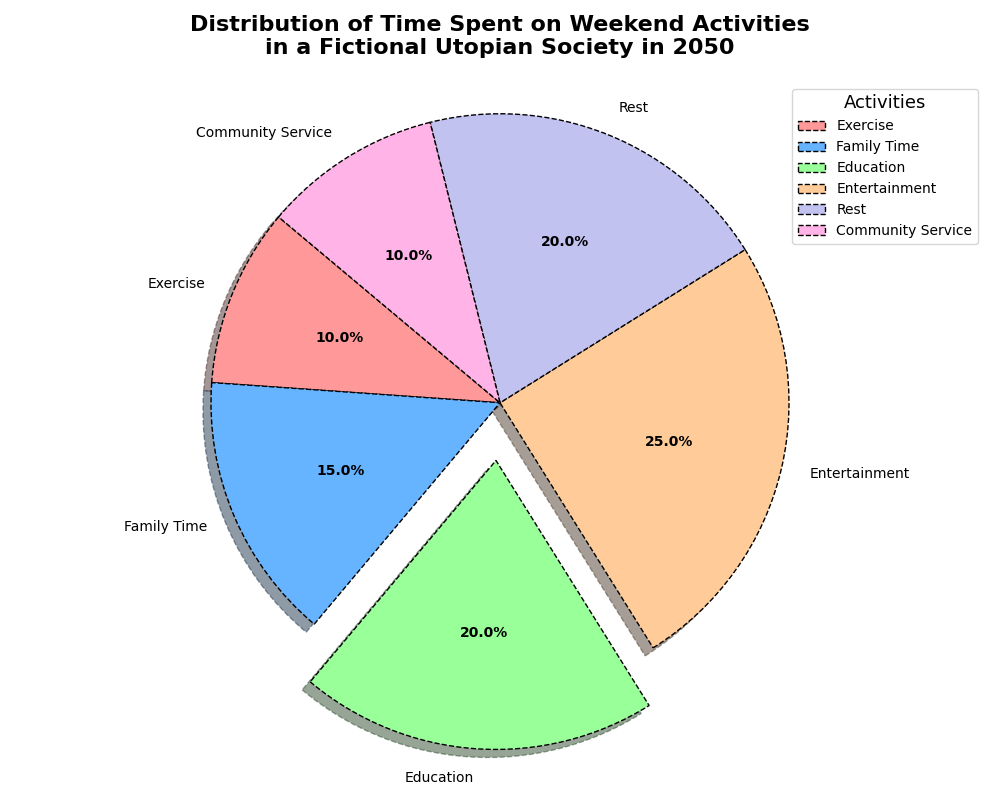

Generate this figure with Python:
import matplotlib.pyplot as plt
import numpy as np

activities = ['Exercise', 'Family Time', 'Education', 'Entertainment', 'Rest', 'Community Service']
time_spent = [10, 15, 20, 25, 20, 10]

colors = ['#ff9999', '#66b3ff', '#99ff99', '#ffcc99', '#c2c2f0', '#ffb3e6']
explode = (0, 0, 0.2, 0, 0, 0)  # Emphasize 'Education' instead

fig, ax = plt.subplots(figsize=(10, 8))
wedges, texts, autotexts = ax.pie(
    time_spent, labels=activities, autopct='%1.1f%%', startangle=140,
    colors=colors, explode=explode, shadow=True, wedgeprops=dict(edgecolor='black', linestyle='--'))

plt.setp(autotexts, size=10, weight="bold", color='black')
plt.setp(texts, size=10)

ax.set_title('Distribution of Time Spent on Weekend Activities\nin a Fictional Utopian Society in 2050', fontsize=16, weight='bold', pad=20)

plt.legend(wedges, activities, title="Activities", loc="upper right", bbox_to_anchor=(1, 1), fontsize=10, ncol=1, title_fontsize='13')

# Adding a grid on top of the pie chart just for style variety (though not common in pies)
ax.grid(True)

ax.axis('equal')
plt.tight_layout()

plt.show()
